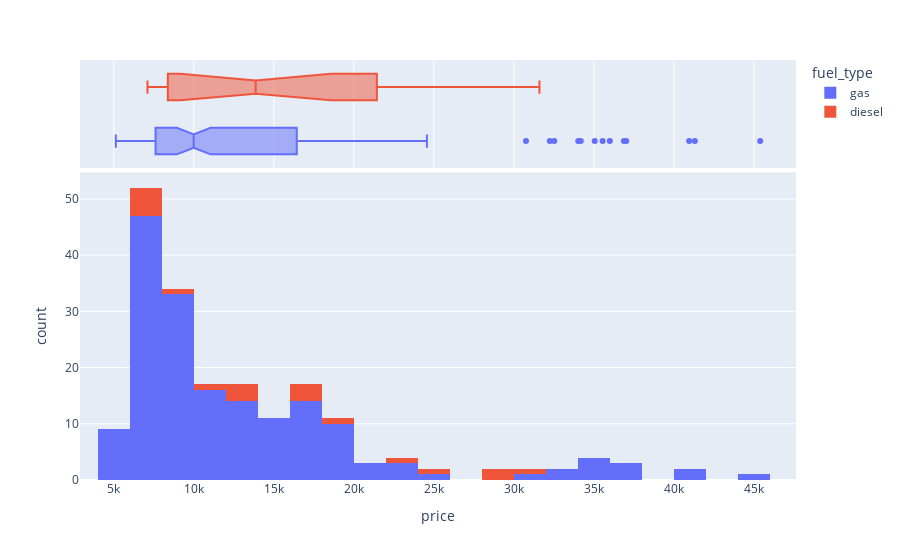

The notebook cell this image was saved under:
### Markdown cell above
### price with fuel_type

### Code cell
fig = px.histogram(df, x="price", nbins=30, color='fuel_type',marginal="box")
fig.show()

### Figure 1 — Plotly figure (JSON) as saved in the notebook; plotly's stock layout.template omitted (floating-point values rounded to 4 significant figures; data arrays with more than 128 entries replaced by an {"elided": "..."} marker saying what was removed)
{"data": [{"alignmentgroup": "True", "bingroup": "x", "hovertemplate": "fuel_type=gas<br>price=%{x}<br>count=%{y}<extra></extra>", "legendgroup": "gas", "marker": {"color": "#636efa", "pattern": {"shape": ""}}, "name": "gas", "nbinsx": 30, "offsetgroup": "gas", "orientation": "v", "showlegend": true, "type": "histogram", "x": {"elided": "174 int values"}, "xaxis": "x", "yaxis": "y"}, {"alignmentgroup": "True", "hovertemplate": "fuel_type=gas<br>price=%{x}<extra></extra>", "legendgroup": "gas", "marker": {"color": "#636efa"}, "name": "gas", "notched": true, "offsetgroup": "gas", "showlegend": false, "type": "box", "x": {"elided": "174 int values"}, "xaxis": "x2", "yaxis": "y2"}, {"alignmentgroup": "True", "bingroup": "x", "hovertemplate": "fuel_type=diesel<br>price=%{x}<br>count=%{y}<extra></extra>", "legendgroup": "diesel", "marker": {"color": "#EF553B", "pattern": {"shape": ""}}, "name": "diesel", "nbinsx": 30, "offsetgroup": "diesel", "orientation": "v", "showlegend": true, "type": "histogram", "x": [18344, 25552, 28248, 28176, 31600, 7099, 13200, 13860, 16900, 17075, 17950, 7898, 7788, 10698, 7775, 7995, 9495, 13845, 22470], "xaxis": "x", "yaxis": "y"}, {"alignmentgroup": "True", "hovertemplate": "fuel_type=diesel<br>price=%{x}<extra></extra>", "legendgroup": "diesel", "marker": {"color": "#EF553B"}, "name": "diesel", "notched": true, "offsetgroup": "diesel", "showlegend": false, "type": "box", "x": [18344, 25552, 28248, 28176, 31600, 7099, 13200, 13860, 16900, 17075, 17950, 7898, 7788, 10698, 7775, 7995, 9495, 13845, 22470], "xaxis": "x2", "yaxis": "y2"}], "layout": {"autosize": true, "barmode": "relative", "legend": {"title": {"text": "fuel_type"}, "tracegroupgap": 0}, "margin": {"t": 60}, "xaxis": {"anchor": "y", "autorange": true, "domain": [0, 1], "range": [2880.0, 47640.0], "title": {"text": "price"}, "type": "linear"}, "xaxis2": {"anchor": "y2", "autorange": true, "domain": [0, 1], "matches": "x", "range": [2880.0, 47640.0], "showgrid": true, "showticklabels": false, "type": "linear"}, "yaxis": {"anchor": "x", "autorange": true, "domain": [0, 0.7326], "range": [0, 54.74], "title": {"text": "count"}}, "yaxis2": {"anchor": "x2", "autorange": true, "domain": [0.7426, 1], "matches": "y2", "range": [-0.5, 1.5], "showgrid": false, "showline": false, "showticklabels": false, "ticks": "", "type": "category"}}}
